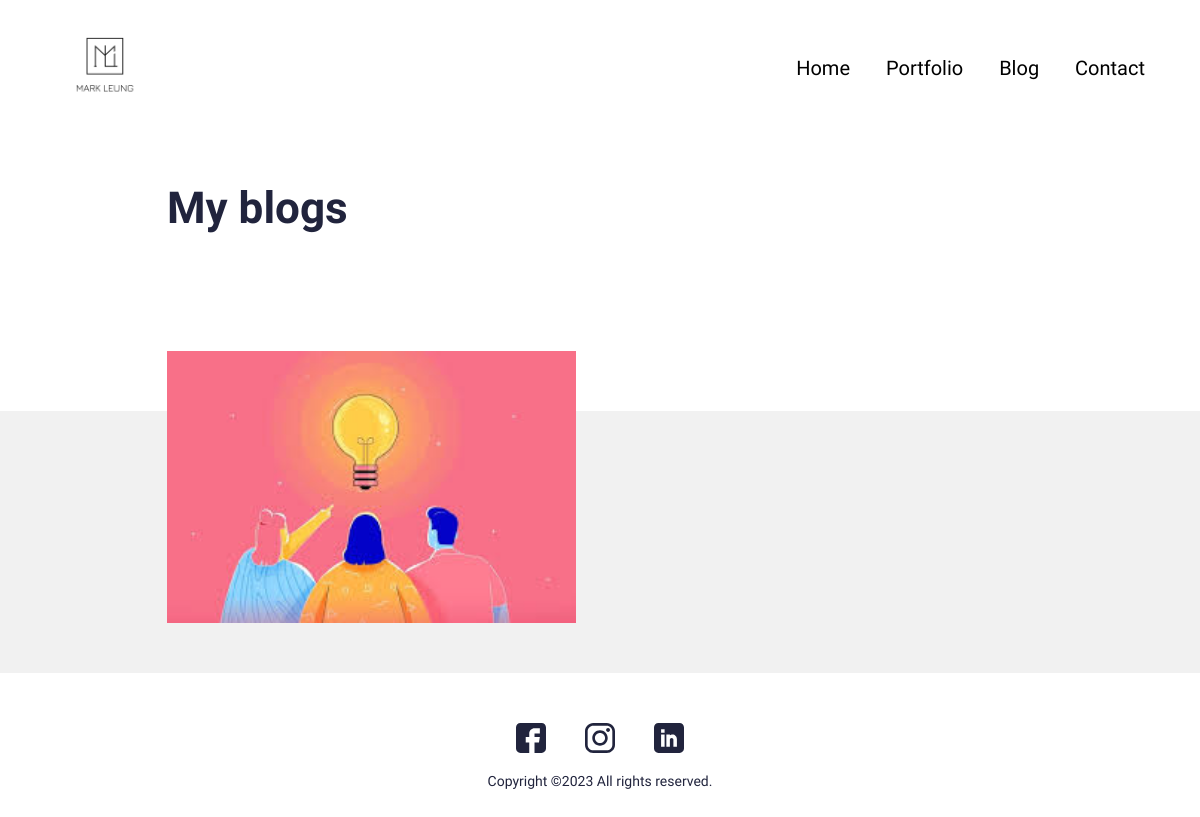
/blog/, run on an earlier commit of the app's database.
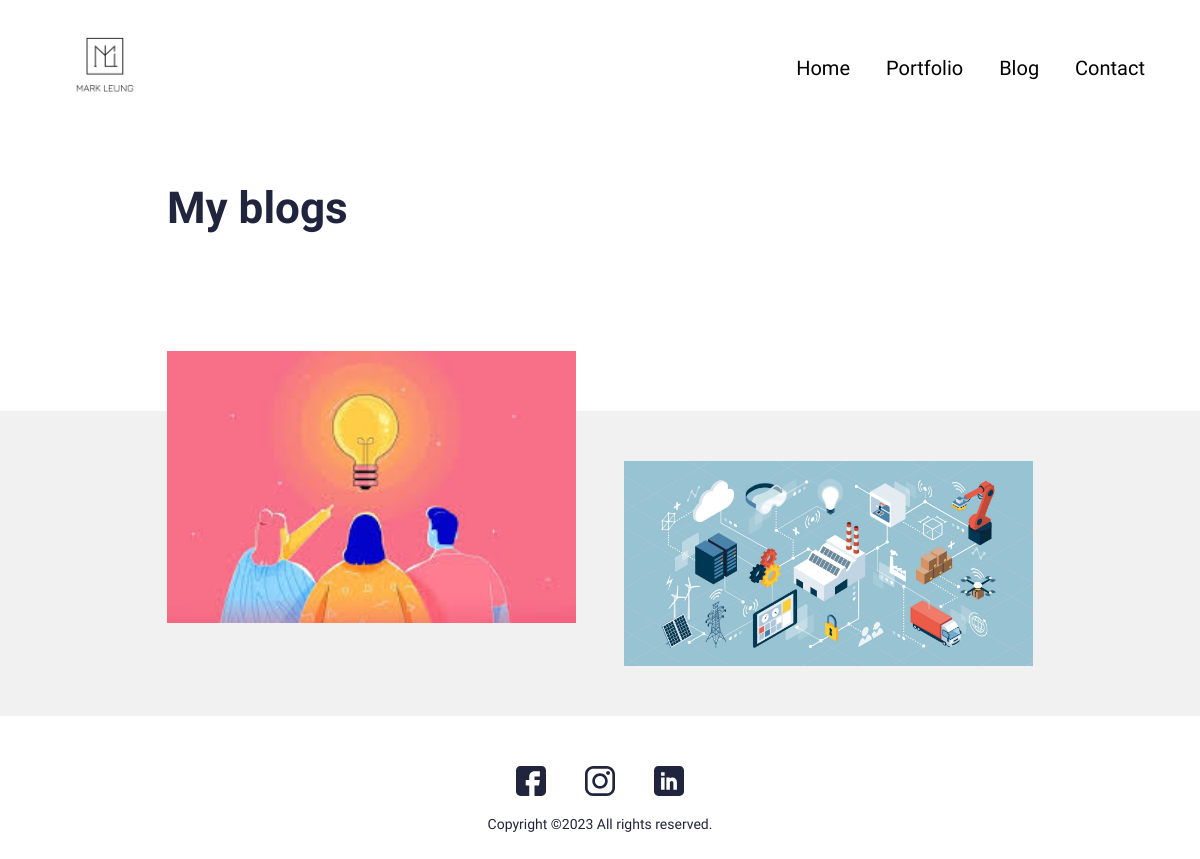
And on a later commit of the database.
### main/models.py (models this page shows, shortened)
class Blog(models.Model):
    class Meta:
        verbose_name_plural = 'Blog Profiles'
        verbose_name = 'Blog'
        ordering = ["timestamp"]
    timestamp = models.DateTimeField(auto_now_add=True)
    author = models.CharField(max_length=200, blank=True, null=True)
    name = models.CharField(max_length=200, blank=True, null=True)
    description = models.CharField(max_length=500, blank=True, null=True)
    body = RichTextField(blank=True, null=True)
    slug = models.SlugField(null=True, blank=True)
    image = models.ImageField(blank=True, null=True, upload_to="blog")
    is_active = models.BooleanField(default=True)

### main/views.py (the view)
# urls.py: path('blog/', views.BlogView.as_view(), name="blogs"),
class BlogView(generic.ListView):
	model = Blog
	template_name = "main/blog.html"
	paginate_by = 10
	def get_queryset(self):
		return super().get_queryset().filter(is_active=True)

### resume_ml/context_processors.py (called while the page is built)
def project_context(request):
    context = {
        'me': User.objects.first(),
    }
    return context

### main/templates/main/blog.html (shortened to what this page needs)
{% extends 'main/base.html' %}
{% load static %}
{% block content %}
<section>
  <div class="innerPageBannerCol">
    <div class="container">
      <div class="row g-4 g-md-3  align-items-center">
        <div class="col-md-100">
          <div class="bannerContent">
            <h1 class="xlTitle pb-md-3">My blogs</h1>
          </div>
        </div>
      </div>
    </div>
  </div>
</section>
<section>
  <div class="lightBg">
    <div class="container">
      <div class="portfolioContentMain">
        <div class="row g-3 g-md-4 g-lg-5 portfolioRow">
          {% for obj in object_list %}
          <div class="col-md-6 pColMain">
            <div class="pCol">
              <a href="{% url 'main:blog' slug=obj.slug %}" >
              <img src="{{obj.image.url}}" alt="..." class="pImg">
              </a>
            </div>
          </div>
          {% endfor %}
        </div>
      </div>
    </div>
  </div>
</section>
{%endblock%}

What changed in the data, as far as the page shows it:
added Blog: image (picture)
